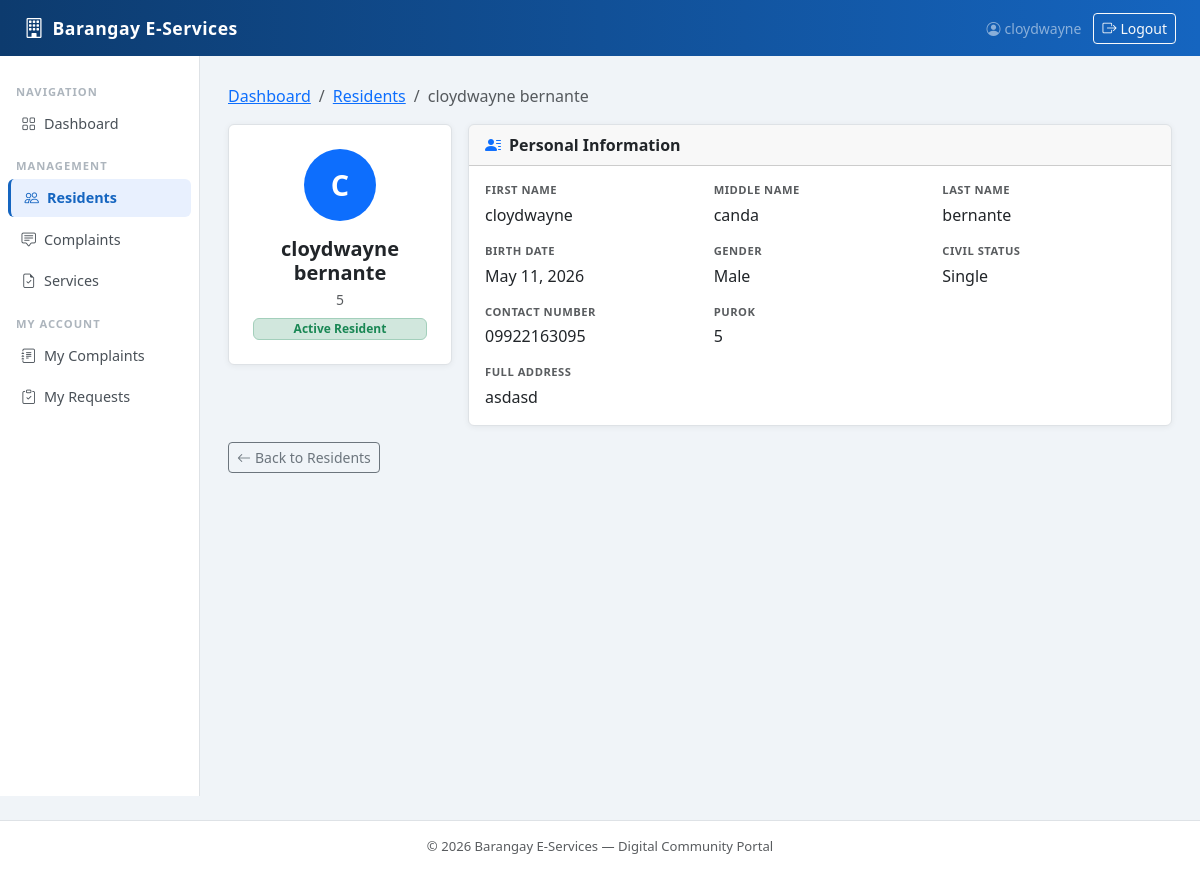
The page /residents/1/ (signed in) on the database its author committed.
### authentication/models.py (models this page shows)
class User(AbstractUser):
    ROLE_CHOICES = (
        ('resident', 'Resident'),
        ('staff', 'Staff'),
        ('admin', 'Admin'),
    )
    role = models.CharField(max_length=20, choices=ROLE_CHOICES)
    groups = models.ManyToManyField(
        'auth.Group',
        related_name='authentication_users',
        blank=True,
        help_text='The groups this user belongs to.',
        verbose_name='groups',
    )
    user_permissions = models.ManyToManyField(
        'auth.Permission',
        related_name='authentication_users',
        blank=True,
        help_text='Specific permissions for this user.',
        verbose_name='user permissions',
    )

### residents/models.py (models this page shows)
class Resident(models.Model):
    user = models.OneToOneField(User, on_delete=models.CASCADE)
    first_name = models.CharField(max_length=100)
    last_name = models.CharField(max_length=100)
    middle_name = models.CharField(max_length=100, blank=True, null=True)
    birth_date = models.DateField()
    gender = models.CharField(max_length=10)
    contact_number = models.CharField(max_length=13)
    purok = models.CharField(max_length=100)
    address = models.TextField()
    civil_status = models.CharField(max_length=20)
    created_at = models.DateTimeField(auto_now_add=True)
    def __str__(self):
        return f"{self.first_name} {self.last_name}"

### residents/views.py (the view)
# urls.py: path('<int:pk>/', views.resident_detail, name='resident_detail'),
@login_required
def resident_detail(request, pk):
    resident = get_object_or_404(Resident, pk=pk)
    return render(request, 'residents/resident_detail.html', {'resident': resident})

### templates/residents/resident_detail.html (shortened to what this page needs)
{% extends 'base/base.html' %}
{% block nav_residents %}active{% endblock %}
{% block content %}
<nav aria-label="breadcrumb" class="mb-3">
    <ol class="breadcrumb small">
        <li class="breadcrumb-item"><a href="{% url 'core:dashboard' %}">Dashboard</a></li>
        <li class="breadcrumb-item"><a href="{% url 'residents:resident_list' %}">Residents</a></li>
        <li class="breadcrumb-item active">{{ resident }}</li>
    </ol>
</nav>
<div class="row g-3">
    <div class="col-md-3">
        <div class="card text-center p-4">
            <div class="rounded-circle bg-primary d-flex align-items-center justify-content-center text-white fw-bold mx-auto mb-3"
                 style="width:72px;height:72px;font-size:1.8rem;">
                {{ resident.first_name|first|upper }}
            </div>
            <h5 class="fw-bold mb-1">{{ resident }}</h5>
            <p class="text-muted small mb-2">{{ resident.purok }}</p>
            <span class="badge bg-success-subtle text-success border border-success-subtle">Active Resident</span>
        </div>
    </div>
    <div class="col-md-9">
        <div class="card">
            <div class="card-header d-flex align-items-center gap-2">
                <i class="bi bi-person-lines-fill text-primary"></i>
                Personal Information
            </div>
            <div class="card-body">
                <div class="row g-3">
                    <div class="col-sm-4">
                        <p class="text-muted small mb-1 text-uppercase fw-semibold" style="font-size:.7rem;letter-spacing:.5px;">First Name</p>
                        <p class="fw-medium mb-0">{{ resident.first_name }}</p>
                    </div>
                    <div class="col-sm-4">
                        <p class="text-muted small mb-1 text-uppercase fw-semibold" style="font-size:.7rem;letter-spacing:.5px;">Middle Name</p>
                        <p class="fw-medium mb-0">{{ resident.middle_name|default:"—" }}</p>
                    </div>
                    <div class="col-sm-4">
                        <p class="text-muted small mb-1 text-uppercase fw-semibold" style="font-size:.7rem;letter-spacing:.5px;">Last Name</p>
                        <p class="fw-medium mb-0">{{ resident.last_name }}</p>
                    </div>
                    <div class="col-sm-4">
                        <p class="text-muted small mb-1 text-uppercase fw-semibold" style="font-size:.7rem;letter-spacing:.5px;">Birth Date</p>
                        <p class="fw-medium mb-0">{{ resident.birth_date }}</p>
                    </div>
                    <div class="col-sm-4">
                        <p class="text-muted small mb-1 text-uppercase fw-semibold" style="font-size:.7rem;letter-spacing:.5px;">Gender</p>
                        <p class="fw-medium mb-0">{{ resident.gender }}</p>
                    </div>
                    <div class="col-sm-4">
                        <p class="text-muted small mb-1 text-uppercase fw-semibold" style="font-size:.7rem;letter-spacing:.5px;">Civil Status</p>
                        <p class="fw-medium mb-0">{{ resident.civil_status }}</p>
                    </div>
                    <div class="col-sm-4">
                        <p class="text-muted small mb-1 text-uppercase fw-semibold" style="font-size:.7rem;letter-spacing:.5px;">Contact Number</p>
                        <p class="fw-medium mb-0">{{ resident.contact_number }}</p>
                    </div>
                    <div class="col-sm-4">
                        <p class="text-muted small mb-1 text-uppercase fw-semibold" style="font-size:.7rem;letter-spacing:.5px;">Purok</p>
                        <p class="fw-medium mb-0">{{ resident.purok }}</p>
                    </div>
                    <div class="col-12">
                        <p class="text-muted small mb-1 text-uppercase fw-semibold" style="font-size:.7rem;letter-spacing:.5px;">Full Address</p>
                        <p class="fw-medium mb-0">{{ resident.address }}</p>
                    </div>
                </div>
            </div>
        </div>
    </div>
</div>
<div class="mt-3">
    <a href="{% url 'residents:resident_list' %}" class="btn btn-outline-secondary btn-sm">
        <i class="bi bi-arrow-left me-1"></i>Back to Residents
    </a>
</div>
{% endblock %}

### templates/base/base.html (shortened to what this page needs)
<!DOCTYPE html>
<html lang="en">
<head>
    <link href="https://cdn.jsdelivr.net/npm/bootstrap@5.3.3/dist/css/bootstrap.min.css" rel="stylesheet">
    <link href="https://cdn.jsdelivr.net/npm/bootstrap-icons@1.11.3/font/bootstrap-icons.min.css" rel="stylesheet">
</head>
<body>
<nav class="navbar navbar-expand-lg navbar-dark">
    <div class="container-fluid px-4">
        <a class="navbar-brand d-flex align-items-center gap-2" href="{% url 'core:dashboard' %}">
            <i class="bi bi-building fs-5"></i>
            <span>Barangay E-Services</span>
        </a>
        <div class="collapse navbar-collapse" id="mainNav">
            <ul class="navbar-nav ms-auto align-items-center gap-1">
                {% if user.is_authenticated %}
                <li class="nav-item">
                    <span class="navbar-text text-white-50 small me-2">
                        <i class="bi bi-person-circle me-1"></i>{{ user.username }}
                    </span>
                </li>
                <li class="nav-item">
                    <form method="post" action="{% url 'authentication:logout_user' %}" class="d-inline m-0">
                        <button type="submit" class="btn btn-sm btn-outline-light">
                            <i class="bi bi-box-arrow-right me-1"></i>Logout
                        </button>
                    </form>
                </li>
                {% endif %}
            </ul>
        </div>
    </div>
</nav>
{% block full_page %}
<div class="container-fluid">
    <div class="row">
        {% if user.is_authenticated %}
        <nav class="col-md-2 d-none d-md-block sidebar py-3 px-2">
            <div class="position-sticky pt-1">
                <p class="sidebar-heading px-2 mt-2 mb-1">Navigation</p>
                <ul class="nav flex-column gap-1">
                    <li class="nav-item">
                        <a class="nav-link {% block nav_dashboard %}{% endblock %}" href="{% url 'core:dashboard' %}">
                            <i class="bi bi-grid me-2"></i>Dashboard
                        </a>
                    </li>
                </ul>
                <p class="sidebar-heading px-2 mt-3 mb-1">Management</p>
                <ul class="nav flex-column gap-1">
                    <li class="nav-item">
                        <a class="nav-link {% block nav_residents %}{% endblock %}" href="{% url 'residents:resident_list' %}">
                            <i class="bi bi-people me-2"></i>Residents
                        </a>
                    </li>
                    <li class="nav-item">
                        <a class="nav-link {% block nav_complaints %}{% endblock %}" href="{% url 'complaints:complaint_list' %}">
                            <i class="bi bi-chat-square-text me-2"></i>Complaints
                        </a>
                    </li>
                    <li class="nav-item">
                        <a class="nav-link {% block nav_services %}{% endblock %}" href="{% url 'services:service_list' %}">
                            <i class="bi bi-file-earmark-check me-2"></i>Services
                        </a>
                    </li>
                </ul>
                <p class="sidebar-heading px-2 mt-3 mb-1">My Account</p>
                <ul class="nav flex-column gap-1">
                    <li class="nav-item">
                        <a class="nav-link {% block nav_my_complaints %}{% endblock %}" href="{% url 'complaints:my_complaints' %}">
                            <i class="bi bi-journal-text me-2"></i>My Complaints
                        </a>
                    </li>
                    <li class="nav-item">
                        <a class="nav-link {% block nav_my_requests %}{% endblock %}" href="{% url 'services:my_requests' %}">
                            <i class="bi bi-clipboard-check me-2"></i>My Requests
                        </a>
                    </li>
                </ul>
            </div>
        </nav>
        <main class="col-md-10 page-content">
        {% else %}
        <main class="col-12 page-content">
        {% endif %}
            {% block content %}{% endblock %}
        </main>
    </div>
</div>
{% endblock %}
<footer class="border-top bg-white text-center text-muted py-3 mt-4">
    &copy; {% now "Y" %} Barangay E-Services &mdash; Digital Community Portal
</footer>
</body>
</html>

### templates/base/base.html (style rules this page uses)
body { background-color: #f0f4f8; }
.navbar { background: linear-gradient(90deg, #0d3b6e 0%, #1565c0 100%) !important; }
.navbar-brand { font-weight: 700; letter-spacing: .5px; font-size: 1.1rem; }
.sidebar { min-height: calc(100vh - 60px); background: #fff; border-right: 1px solid #dee2e6; }
.sidebar .nav-link { color: #495057; border-radius: .375rem; padding: .5rem .85rem; font-size: .9rem; }
.sidebar .nav-link.active { background: #e8f0fe; color: #1565c0; font-weight: 600; border-left: 3px solid #1565c0; }
.sidebar .nav-link i { width: 20px; }
.sidebar-heading { font-size: .7rem; font-weight: 700; text-transform: uppercase; letter-spacing: 1px; color: #adb5bd; }
.page-content { padding: 1.75rem; }
.card { border: 1px solid #dee2e6; box-shadow: 0 1px 6px rgba(0,0,0,.06); }
.card-header { font-weight: 600; }
footer { font-size: .82rem; }

### rows shown on the page
User: username "cloydwayne"
Resident: first_name+last_name "cloydwayne bernante", first_name|first "C", purok "5", first_name "cloydwayne", middle_name "canda", last_name "bernante", birth_date "May 11, 2026", gender "Male", civil_status "Single", contact_number "09922163095", address "asdasd"
